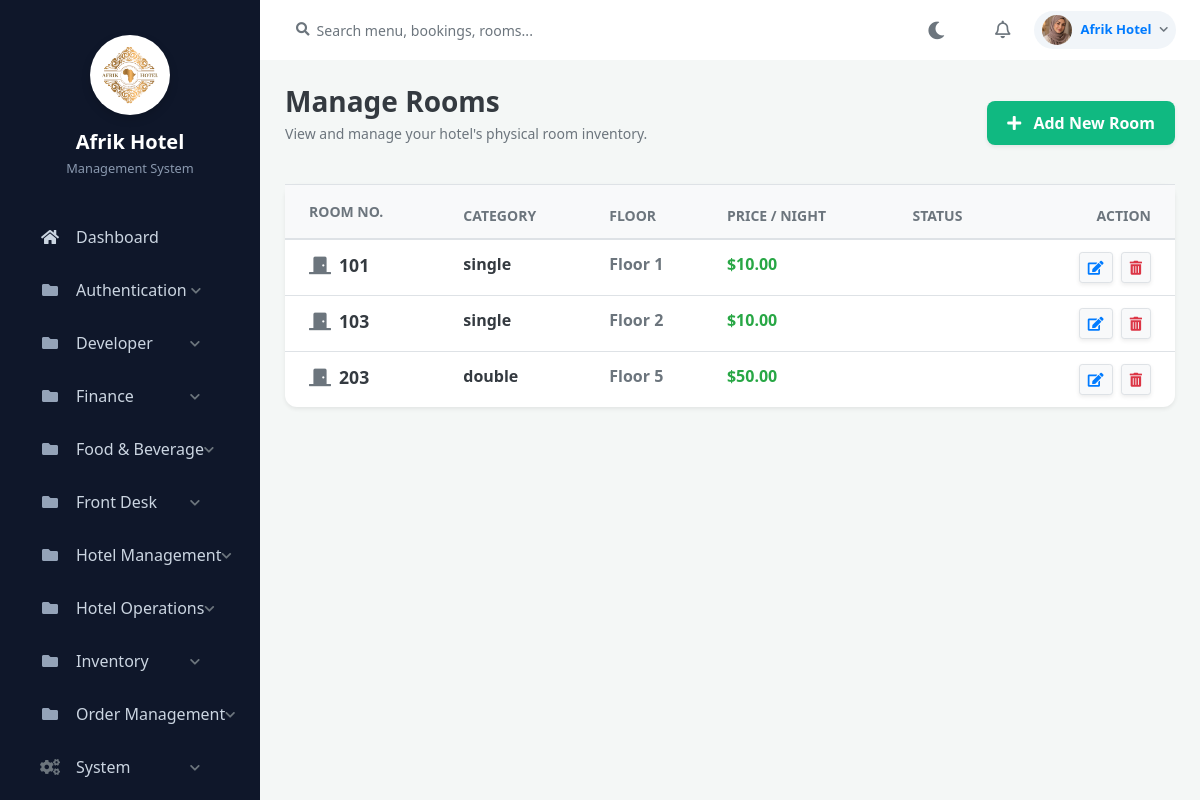
Page /admin/rooms/rooms.php (signed in) on the committed database.
### tables this page shows
CREATE TABLE `settings` (
  `id` int(11) NOT NULL,
  `hotel_name` varchar(255) NOT NULL,
  `hotel_email` varchar(255) NOT NULL,
  `hotel_phone` varchar(50) NOT NULL,
  `hotel_address` text NOT NULL,
  `updated_at` timestamp NOT NULL DEFAULT current_timestamp() ON UPDATE current_timestamp(),
  `hotel_logo` varchar(255) DEFAULT NULL
);

CREATE TABLE `system_pages` (
  `id` int(11) NOT NULL,
  `page_name` varchar(100) NOT NULL,
  `url` varchar(255) NOT NULL,
  `category` varchar(100) NOT NULL,
  `icon_class` varchar(100) NOT NULL,
  `page_type` varchar(50) DEFAULT 'Sidebar',
  `created_at` timestamp NOT NULL DEFAULT current_timestamp()
);

CREATE TABLE `rooms` (
  `id` int(11) NOT NULL,
  `room_number` varchar(10) DEFAULT NULL,
  `room_type_id` int(11) DEFAULT NULL,
  `floor` int(11) DEFAULT NULL,
  `status` enum('Available','Occupied','Reserved','Maintenance') DEFAULT 'Available',
  `image` varchar(255) DEFAULT NULL
);

CREATE TABLE `room_types` (
  `id` int(11) NOT NULL,
  `type_name` varchar(200) DEFAULT NULL,
  `price_per_night` decimal(10,2) DEFAULT NULL,
  `description` text DEFAULT NULL
);

### includes/auth_check.php (called while the page is built, shortened)
<?php
$scriptDir = dirname($_SERVER['SCRIPT_FILENAME']);
$basePath = '';
while (!file_exists($scriptDir . '/config/database.php') && strlen($scriptDir) > 3) {
    $basePath .= '../';
    $scriptDir = dirname($scriptDir);
}
?>

### admin/rooms/rooms.php (the view, shortened to what this page needs)
<?php
require_once '../../includes/auth_check.php';
require_once '../../config/database.php';
$query = "
    SELECT r.id, r.room_number, r.floor, r.status, r.room_type_id,
           rt.type_name, rt.price_per_night
    FROM rooms r
    JOIN room_types rt ON r.room_type_id = rt.id
    ORDER BY r.room_number ASC
";
$rooms_result = $conn->query($query);
include '../../includes/header.php';
include '../../includes/sidebar.php';
include '../../includes/navbar.php';
?>
<div class="container-fluid p-0">
    <div class="d-flex justify-content-between align-items-center mb-4">
        <div>
            <h1 class="h3 font-weight-bold text-dark mb-1">Manage Rooms</h1>
            <p class="text-muted small">View and manage your hotel's physical room inventory.</p>
        </div>
        <div>
            <button class="btn btn-green font-weight-bold shadow-sm" data-toggle="modal" data-target="#addRoomModal" style="border-radius: 8px;">
                <i class="fas fa-plus mr-2"></i> Add New Room
            </button>
        </div>
    </div>
    <div class="card shadow-sm border-0" style="border-radius: 12px;">
        <div class="card-body p-0">
            <div class="table-responsive">
                <table class="table table-hover align-middle mb-0">
                    <thead class="bg-light text-muted small text-uppercase">
                        <tr>
                            <th class="pl-4 py-3">Room No.</th>
                            <th>Category</th>
                            <th>Floor</th>
                            <th>Price / Night</th>
                            <th>Status</th>
                            <th class="text-right pr-4">Action</th>
                        </tr>
                    </thead>
                    <tbody>
                        <?php if($rooms_result && $rooms_result->num_rows > 0): ?>
                            <?php while($row = $rooms_result->fetch_assoc()): ?>
                            <tr>
                                <td class="pl-4 font-weight-bold text-dark" style="font-size: 1.1rem;">
                                    <i class="fas fa-door-closed text-muted mr-2"></i><?php echo htmlspecialchars($row['room_number']); ?>
                                </td>
                                <td class="font-weight-bold text-dark">
                                    <?php echo htmlspecialchars($row['type_name']); ?>
                                </td>
                                <td class="text-muted font-weight-bold">
                                    Floor <?php echo htmlspecialchars($row['floor']); ?>
                                </td>
                                <td>
                                    <div class="font-weight-bold text-success">$<?php echo number_format($row['price_per_night'], 2); ?></div>
                                </td>
                                <td>
                                </td>
                                <td class="text-right pr-4">
                                    <button class="btn btn-sm btn-light border text-primary font-weight-bold shadow-sm mr-1" data-toggle="modal" data-target="#editModal<?php echo $row['id']; ?>">
                                        <i class="fas fa-edit"></i>
                                    </button>
                                    <button class="btn btn-sm btn-light border text-danger font-weight-bold shadow-sm" data-toggle="modal" data-target="#deleteModal<?php echo $row['id']; ?>">
                                        <i class="fas fa-trash-alt"></i>
                                    </button>
                                </td>
                            </tr>
                            <?php endwhile; ?>
                        <?php else: ?>
                            <tr><td colspan="6" class="text-center py-5 text-muted">No rooms found in the system.</td></tr>
                        <?php endif; ?>
                    </tbody>
                </table>
            </div>
        </div>
    </div>
</div>
<?php include '../../includes/footer.php'; ?>

### includes/sidebar.php (shortened to what this page needs)
<nav id="sidebar">
    <?php
    $sidebar_settings = [];
    if (isset($conn)) {
        $set_query = $conn->query("SELECT hotel_name, hotel_logo FROM settings WHERE id = 1");
        if ($set_query && $set_query->num_rows > 0) {
            $sidebar_settings = $set_query->fetch_assoc();
        }
    }
    $hotel_title = !empty($sidebar_settings['hotel_name']) ? htmlspecialchars($sidebar_settings['hotel_name']) : 'Afrik Hotel';
    $hotel_logo = !empty($sidebar_settings['hotel_logo']) ? htmlspecialchars($sidebar_settings['hotel_logo']) : '';
    ?>
    <div class="sidebar-header" style="flex-direction: column; text-align: center; padding-top: 35px; padding-bottom: 25px;">
        <?php if ($hotel_logo): ?>
            <img src="<?php echo $basePath; ?>assets/images/<?php echo $hotel_logo; ?>" alt="Logo" style="width: 80px; height: 80px; object-fit: cover; margin-bottom: 15px; margin-right: 0; background: #fff; border-radius: 50%; padding: 4px; box-shadow: 0 4px 10px rgba(0,0,0,0.15);">
        <?php endif; ?>
        <div>
            <div style="font-size: 1.25rem; line-height: 1.2; font-weight: 700; color: #fff;"><?php echo $hotel_title; ?></div>
            <div style="font-size: 0.8rem; font-weight: normal; color: #8a99af; margin-top: 5px;">Management System</div>
        </div>
    </div>
    <?php
    $current_page = basename($_SERVER['PHP_SELF']);
    $menu_structure = [];
    if (isset($conn)) {
        $pages_query = $conn->query("SELECT * FROM system_pages ORDER BY category ASC, id ASC");
        while($row = $pages_query->fetch_assoc()) {
            if (hasPermission($row['url'])) {
                if ($row['category'] === 'Finance' && (stripos($row['page_name'], 'report') !== false || stripos($row['url'], 'report') !== false)) {
                    $menu_structure['Reports'][] = $row;
                } else {
                    $menu_structure[$row['category']][] = $row;
                }
            }
        }
        $ordered_menu = [];
        if (isset($menu_structure['Main'])) {
            $ordered_menu['Main'] = $menu_structure['Main'];
            unset($menu_structure['Main']);
        }
        $system_pages = isset($menu_structure['System']) ? $menu_structure['System'] : null;
        unset($menu_structure['System']);
        $reports_pages = isset($menu_structure['Reports']) ? $menu_structure['Reports'] : null;
        unset($menu_structure['Reports']);
        foreach ($menu_structure as $cat => $pages) {
            $ordered_menu[$cat] = $pages;
        }
        if ($system_pages) {
            $ordered_menu['System'] = $system_pages;
        }
        if ($reports_pages) {
            $ordered_menu['Reports'] = $reports_pages;
        }
        $menu_structure = $ordered_menu;
    }
    ?>
    <ul class="list-unstyled components">
        <?php foreach($menu_structure as $category => $cat_pages): ?>
            <?php if ($category === 'Main'): ?>
                <?php foreach($cat_pages as $page): ?>
                    <li class="<?php echo ($current_page == basename($page['url'])) ? 'active' : ''; ?>">
                        <a href="<?php echo $basePath . $page['url']; ?>" class="d-flex align-items-center">
                            <i class="<?php echo htmlspecialchars($page['icon_class']); ?> mr-3" style="width: 20px; text-align: center;"></i>
                            <span style="white-space: nowrap;"><?php echo htmlspecialchars($page['page_name']); ?></span>
                        </a>
                    </li>
                <?php endforeach; ?>
            <?php else: ?>
                <?php $cat_id = md5($category); ?>
                <li>
                    <a href="#cat-<?php echo $cat_id; ?>" data-toggle="collapse" aria-expanded="false" class="d-flex justify-content-between align-items-center">
                        <div class="d-flex align-items-center">
                            <?php if ($category === 'Reports'): ?>
                                <i class="fas fa-chart-bar text-muted mr-3" style="width: 20px; text-align: center;"></i>
                            <?php elseif ($category === 'System'): ?>
                                <i class="fas fa-cogs text-muted mr-3" style="width: 20px; text-align: center;"></i>
                            <?php else: ?>
                                <i class="fas fa-folder text-muted mr-3" style="width: 20px; text-align: center;"></i>
                            <?php endif; ?>
                            <span style="white-space: nowrap;"><?php echo htmlspecialchars($category); ?></span>
                        </div>
                        <i class="fas fa-chevron-down text-muted" style="font-size: 0.7rem;"></i>
                    </a>
                </li>
            <?php endif; ?>
        <?php endforeach; ?>
    </ul>
</nav>

### includes/navbar.php (shortened to what this page needs)
<?php
$nav_username = htmlspecialchars($_SESSION['admin_username'] ?? 'Admin');
$nav_avatar = 'https://ui-avatars.com/api/?name=' . urlencode($nav_username) . '&background=10b981&color=fff';
if (isset($_SESSION['admin_id']) && isset($conn)) {
    $admin_id = intval($_SESSION['admin_id']);
    $pic_query = $conn->query("SELECT profile_picture FROM admin WHERE id = $admin_id");
    if ($pic_query && $pic_query->num_rows > 0) {
        $pic_data = $pic_query->fetch_assoc();
        if (!empty($pic_data['profile_picture'])) {
            $base = isset($basePath) ? $basePath : '../';
            $nav_avatar = $base . 'assets/images/' . htmlspecialchars($pic_data['profile_picture']);
        }
    }
}
?>
<div id="content">
    <div class="top-navbar px-4 py-2 d-flex align-items-center justify-content-between" style="background: var(--card-bg, #ffffff); border-bottom: 1px solid var(--border-color); position: sticky; top: 0; z-index: 999; transition: background 0.3s ease;">
        <div class="d-flex align-items-center flex-grow-1">
            <div class="input-group" style="max-width: 350px;">
                <div class="input-group-prepend">
                    <span class="input-group-text bg-transparent border-0 pr-1">
                        <i class="fas fa-search text-muted" style="font-size: 0.85rem;"></i>
                    </span>
                </div>
                <input type="text" class="form-control bg-transparent border-0 shadow-none px-1" placeholder="Search menu, bookings, rooms..." style="color: var(--text-main); font-size: 0.88rem;">
            </div>
        </div>
        <div class="d-flex align-items-center">
            <button type="button" id="darkModeToggle" class="btn btn-link text-muted p-2 mr-2" style="font-size: 1.1rem; text-decoration: none;">
                <i class="fas fa-moon" id="themeIcon"></i>
            </button>
            <div class="dropdown mx-2">
                <a href="#" class="text-muted position-relative d-inline-flex align-items-center p-2" id="notificationDropdown" data-toggle="dropdown" aria-haspopup="true" aria-expanded="false" style="font-size: 1.1rem;">
                    <i class="far fa-bell"></i>
                </a>
            </div>
            <div class="dropdown ml-2">
                <a href="#" class="d-flex align-items-center text-decoration-none py-1 px-2 rounded-pill" id="profileDropdown" data-toggle="dropdown" aria-haspopup="true" aria-expanded="false" style="background: var(--body-bg, #f1f5f9); border: 1px solid var(--border-color);">
                    <img src="<?php echo $nav_avatar; ?>" class="rounded-circle mr-2" style="width: 30px; height: 30px; object-fit: cover;" alt="User">
                    <span class="font-weight-bold mr-2 d-none d-sm-inline" style="font-size: 0.82rem; color: var(--text-main);"><?php echo $nav_username; ?></span>
                    <i class="fas fa-chevron-down text-muted" style="font-size: 0.6rem;"></i>
                </a>
            </div>
        </div>
    </div>
    <div class="content-wrapper">

### assets/css/style.css (style rules this page uses)
body { background-color: #f4f7f6; font-family: 'Segoe UI', Tahoma, Geneva, Verdana, sans-serif; color: #333; margin: 0; padding: 0; height: 100vh; overflow: hidden !important; }
#sidebar { width: 260px; min-width: 260px; background: #1c2434; height: 100vh; color: #8a99af; transition: all 0.3s; display: flex; flex-direction: column; overflow-y: auto; flex-shrink: 0; }
#sidebar .sidebar-header { padding: 25px 20px; font-size: 1.25rem; font-weight: 600; color: #fff; display: flex; align-items: center; }
#sidebar ul.components { padding: 10px 15px; flex-grow: 1; }
#sidebar ul li { margin-bottom: 5px; }
#sidebar ul li a { padding: 12px 20px; font-size: 1rem; display: block; color: #8a99af; text-decoration: none; border-radius: 8px; transition: all 0.2s ease-in-out; }
#sidebar ul li a i { margin-right: 15px; width: 20px; text-align: center; }
#content { flex-grow: 1; width: calc(100% - 260px); height: 100vh; transition: all 0.3s; overflow-y: auto; overflow-x: hidden; display: flex; flex-direction: column; }
.content-wrapper { padding: 25px; }
.top-navbar { background: #fff; padding: 15px 25px; border-bottom: 1px solid #e2e8f0; display: flex; justify-content: space-between; align-items: center; flex-shrink: 0; }
.card { border: none; border-radius: 12px; box-shadow: 0 2px 10px rgba(0, 0, 0, 0.04); margin-bottom: 20px; }
.btn-green { background-color: #10b981; color: #fff; border-radius: 8px; padding: 10px 20px; border: none; }

### includes/header.php (style rules this page uses)
body { margin: 0; padding: 0; overflow: hidden !important; height: 100vh; }
#sidebar { min-width: 260px; max-width: 260px; height: 100vh; overflow-y: auto; flex-shrink: 0; scrollbar-width: thin; background-color: #0f172a; }
#sidebar ul { padding-left: 0; list-style: none; }
#sidebar a { padding: 12px 25px !important; color: #cbd5e1 !important; text-decoration: none !important; transition: all 0.2s ease; font-size: 0.95rem; display: flex; align-items: center; }
#sidebar .fas.fa-folder { color: #94a3b8 !important; }
#content { flex-grow: 1; height: 100vh; overflow-y: auto; overflow-x: hidden; transition: all 0.3s; }

### rows in the picture
settings: hotel_logo (picture), hotel_name "Afrik Hotel"
system_pages: page_name "Dashboard"
rooms: room_number "101", room_type.type_name "single", floor "1", room_type.price_per_night "10.00"
rooms: room_number "103", room_type.type_name "single", floor "2", room_type.price_per_night "10.00"
rooms: room_number "203", room_type.type_name "double", floor "5", room_type.price_per_night "50.00"

### other values in the picture
$category "Authentication"
$category "Developer"
$category "Finance"
$category "Food & Beverage"
$category "Front Desk"
$category "Hotel Management"
$category "Hotel Operations"
$category "Inventory"
$category "Order Management"
$category "System"
$nav_username "Afrik Hotel"
